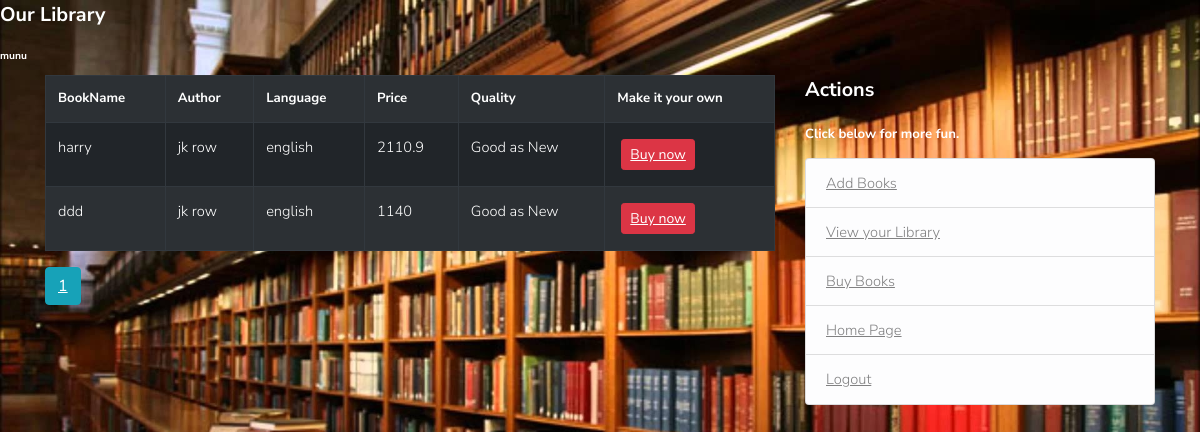
The app's page /library (signed in) with its own data.
### myFlaskProject/models.py (models this page shows)
class User(db.Model,UserMixin):
    id=db.Column('id',db.Integer,primary_key=True)
    username=db.Column('username',db.String(30),nullable=False)
    email=db.Column('email',db.String(30),nullable=False)
    address=db.Column('address',db.String(100),nullable=False)
    password=db.Column('password',db.String(20),nullable=False)
    points_earned=db.Column('points_earned',db.Integer,default=0)
    books=db.relationship('Book',backref='owner')
    package_id=db.Column('package_id',db.ForeignKey(Package.id))

class Book(db.Model):
    id=db.Column('id',db.Integer,primary_key=True)
    bookname=db.Column('book_name',db.String(200),nullable=False)
    author=db.Column('author',db.String(200),nullable=False)
    language=db.Column('language',db.String(30),nullable=False)
    mrp_book=db.Column('mrp_book',db.Integer,nullable=False)
    quality_check=db.Column('quality_check',db.Integer,nullable=False,default=0)
    finalprice=db.Column('finalprice',db.Integer,nullable=False,default=0)
    user_id=db.Column('user_id',db.ForeignKey(User.id),nullable=False)

### myFlaskProject/Books/routes.py (the view)
@books.route("/library")
@login_required
def library():
    page=request.args.get('page',1,type=int)
    books=Book.query.paginate(page=page,per_page=3)
    return render_template('library.html',books=books)

### myFlaskProject/models.py (called while the page is built)
@login_manager.user_loader
def load_user(user_id):
    return User.query.get(int(user_id))

### myFlaskProject/templates/library.html (shortened to what this page needs)
<!DOCTYPE html>
<html>
<head>
    <link rel="stylesheet" href="https://maxcdn.bootstrapcdn.com/bootstrap/4.0.0/css/bootstrap.min.css">
    <link rel="stylesheet" type="text/css" href="{{ url_for('static', filename='main.css') }}">
</head>
<body id="body_sign">
    <header class="site-header">
      <div class="media">
        <div class="media-body">
          <h3 class="account-heading" style="color:#ffffff">Our Library</h3>
          <h6 class="account-heading" style="color:#ffffff">{{ current_user.username }}</h6>
        </div>
      </div>
    </header>
    <main role="main" class="container">
      <div class="row">
        <div class="col-md-8">
          <div class="content-section">
              <table class="table table-striped table-bordered table-hover table-dark">
              <tr>
                <th scope="col">BookName</th>
                <th scope="col">Author</th>
                <th scope="col">Language</th>
                 <th scope="col">Price</th>
                  <th scope="col">Quality</th>
                  <th scope="col">Make it your own</th>
              </tr>
              {% for book in books.items %}
              <tr>
                <td>{{ book.bookname }}</td>
                <td>{{ book.author }}</td>
                <td>{{ book.language }}</td>
                 <td>{{ book.finalprice }}</td>
                  <td>{{book.quality_check}}</td>
                  <td><a href="/library/buybook/{{book.id}}" class="btn btn-danger btn-sm m-1" data-toggle="modal" data-target="#buyModal{{book.id}}">Buy now</a></td>
              </tr>
              {% endfor %}
            </table>
            {% for page_num in books.iter_pages(left_edge=1,right_edge=1,left_current=1,right_current=2) %}
              {% if page_num %}
                {% if books.page==page_num %}
                    <a class="btn btn-info mb-4" href="{{url_for('books.library',page=page_num)}}">{{page_num}}</a>
                {% else %}
                    <a class="btn btn-outline-info mb-4" href="{{url_for('books.library',page=page_num)}}">{{page_num}}</a>
                {% endif %}
              {% else %}
                ...
              {% endif %}
          {% endfor %}
        </div>
        </div>
        <div class="col-md-4">
          <div class="content-section">
            <h3 style="color:#ffffff">Actions</h3>
              <h5 style="color:#ffffff">Click below for more fun.</h5>
              <ul class="list-group">
                <a href="{{url_for('books.bookadd')}}" class="list-group-item list-group-item-light">Add Books</a>
                <a href="{{url_for('books.mylibrary')}}" class="list-group-item list-group-item-light">View your Library</a>
                <a href="{{url_for('books.library')}}" class="list-group-item list-group-item-light">Buy Books</a>
                <a href="{{url_for('users.profile')}}"  class="list-group-item list-group-item-light">Home Page</a>
			  	<a href="{{url_for('users.logout')}}" data-tag="logout" class="list-group-item list-group-item-light">Logout</a>
              </ul>
          </div>
        </div>
      </div>
    </main>
</body>
</html>

### myFlaskProject/static/css/main.css (style rules this page uses)
html, body, div, span, applet, object, iframe, h1, h2, h3, h4, h5, h6, p, blockquote, pre, a, abbr, acronym, address, big, cite, code, del, dfn, em, img, ins, kbd, q, s, samp, small, strike, strong, sub, sup, tt, var, b, u, i, center, dl, dt, dd, ol, ul, li, fieldset, form, label, legend, table, caption, tbody, tfoot, thead, tr, th, td, article, aside, canvas, details, embed, figure, figcaption, footer, header, hgroup, menu, nav, output, ruby, section, summary, time, mark, audio, video { margin: 0; padding: 0; border: 0; font-size: 100%; font: inherit; vertical-align: baseline; }
article, aside, details, figcaption, figure, footer, header, hgroup, menu, nav, section { display: block; }
body { line-height: 1; }
ol, ul { list-style: none; }
table { border-collapse: collapse; border-spacing: 0; }
body { -webkit-text-size-adjust: none; }
*, *:before, *:after { -moz-box-sizing: border-box; -webkit-box-sizing: border-box; box-sizing: border-box; }
body { -ms-overflow-style: scrollbar; }
body { background: #fff; }
body { background-color: #fff; color: #22313F; }
body, input, select, textarea { font-family: "Nunito Sans", Arial, Helvetica, sans-serif; font-size: 13pt; font-weight: 300; line-height: 1.65; }
@media screen and (max-width: 1680px) { body, input, select, textarea { font-size: 11pt; } }
@media screen and (max-width: 1280px) { body, input, select, textarea { font-size: 11pt; } }
a { text-decoration: underline; color: #19B5FE; }
h1, h2, h3, h4, h5, h6 { font-weight: 700; line-height: 1.5; margin: 0 0 1em 0; }
h3 { font-size: 1.35em; }
h5 { font-size: 0.9em; }
h6 { font-size: 0.7em; }
ul { list-style: none; margin: 0 0 2em 0; padding-left: 1em; }
table { margin: 0 0 2em 0; width: 100%; }
table tbody tr { border: solid 1px; border-left: 0; border-right: 0; }
table td { padding: 0.75em 0.75em; }
table th { font-size: 0.9em; font-weight: 700; padding: 0 0.75em 0.75em 0.75em; text-align: left; }

### records on screen
User: username "munu"
Book: bookname "harry", author "jk row", language "english", finalprice "2110.9", quality_check "Good as New"
Book: bookname "ddd", author "jk row", language "english", finalprice "1140", quality_check "Good as New"

### other values on screen
{{ page_num }} "1"
